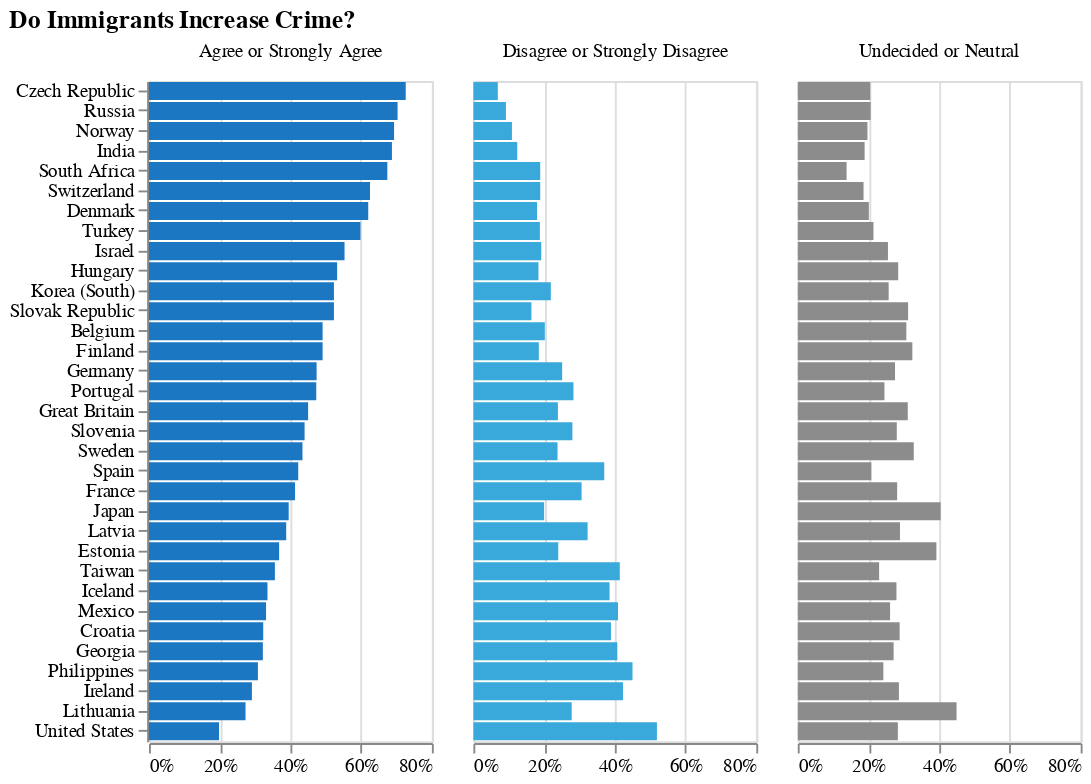

The notebook cell saved with this chart:
### Code cell
chart = (
    alt.Chart(im)
    .mark_bar()
    .encode(
        y=alt.Y('country', sort=sort, title=None),
        x=alt.X('pct', axis=alt.Axis(format='%'), title=None),
        color=alt.Color(
            'response', 
            legend=None, 
            scale=alt.Scale(range=["#1c77c3", "#39a9db", "#8C8C8C"]))
    )
    .properties(width=150, height=350)
    .facet(column=alt.Column('response', title=''))
)

chart.properties(title="Do Immigrants Increase Crime?")

### Figure 1 — Vega-Lite specification as saved in the notebook (floating-point values rounded to 4 significant figures)
{"config": {"view": {"continuousWidth": 400, "continuousHeight": 300}}, "data": {"name": "data-70bbb0c66eaec06c187a7054c1c8a72d"}, "facet": {"column": {"type": "nominal", "field": "response", "title": ""}}, "spec": {"mark": "bar", "encoding": {"color": {"type": "nominal", "field": "response", "legend": null, "scale": {"range": ["#1c77c3", "#39a9db", "#8C8C8C"]}}, "x": {"type": "quantitative", "axis": {"format": "%"}, "field": "pct", "title": null}, "y": {"type": "nominal", "field": "country", "sort": ["Czech Republic", "Russia", "Norway", "India", "South Africa", "Switzerland", "Denmark", "Turkey", "Israel", "Hungary", "Korea (South)", "Slovak Republic", "Belgium", "Finland", "Germany", "Portugal", "Great Britain", "Slovenia", "Sweden", "Spain", "France", "Japan", "Latvia", "Estonia", "Taiwan", "Iceland", "Mexico", "Croatia", "Georgia", "Philippines", "Ireland", "Lithuania", "United States"], "title": null}}, "height": 350, "width": 150}, "title": "Do Immigrants Increase Crime?", "$schema": "https://vega.github.io/schema/vega-lite/v4.8.1.json", "datasets": {"data-70bbb0c66eaec06c187a7054c1c8a72d": [{"country": "Belgium", "response": "Agree or Strongly Agree", "n": 1081, "pct": 0.491}, {"country": "Belgium", "response": "Disagree or Strongly Disagree", "n": 444, "pct": 0.202}, {"country": "Belgium", "response": "Undecided or Neutral", "n": 677, "pct": 0.307}, {"country": "Croatia", "response": "Agree or Strongly Agree", "n": 323, "pct": 0.323}, {"country": "Croatia", "response": "Disagree or Strongly Disagree", "n": 389, "pct": 0.389}, {"country": "Croatia", "response": "Undecided or Neutral", "n": 288, "pct": 0.288}, {"country": "Czech Republic", "response": "Agree or Strongly Agree", "n": 1386, "pct": 0.726}, {"country": "Czech Republic", "response": "Disagree or Strongly Disagree", "n": 131, "pct": 0.069}, {"country": "Czech Republic", "response": "Undecided or Neutral", "n": 392, "pct": 0.205}, {"country": "Denmark", "response": "Agree or Strongly Agree", "n": 821, "pct": 0.62}, {"country": "Denmark", "response": "Disagree or Strongly Disagree", "n": 238, "pct": 0.18}, {"country": "Denmark", "response": "Undecided or Neutral", "n": 266, "pct": 0.201}, {"country": "Estonia", "response": "Agree or Strongly Agree", "n": 371, "pct": 0.368}, {"country": "Estonia", "response": "Disagree or Strongly Disagree", "n": 242, "pct": 0.24}, {"country": "Estonia", "response": "Undecided or Neutral", "n": 396, "pct": 0.392}, {"country": "Finland", "response": "Agree or Strongly Agree", "n": 610, "pct": 0.491}, {"country": "Finland", "response": "Disagree or Strongly Disagree", "n": 230, "pct": 0.185}, {"country": "Finland", "response": "Undecided or Neutral", "n": 403, "pct": 0.324}, {"country": "France", "response": "Agree or Strongly Agree", "n": 833, "pct": 0.413}, {"country": "France", "response": "Disagree or Strongly Disagree", "n": 617, "pct": 0.306}, {"country": "France", "response": "Undecided or Neutral", "n": 567, "pct": 0.281}, {"country": "Georgia", "response": "Agree or Strongly Agree", "n": 482, "pct": 0.322}, {"country": "Georgia", "response": "Disagree or Strongly Disagree", "n": 610, "pct": 0.407}, {"country": "Georgia", "response": "Undecided or Neutral", "n": 406, "pct": 0.271}, {"country": "Germany", "response": "Agree or Strongly Agree", "n": 813, "pct": 0.474}, {"country": "Germany", "response": "Disagree or Strongly Disagree", "n": 431, "pct": 0.251}, {"country": "Germany", "response": "Undecided or Neutral", "n": 473, "pct": 0.275}, {"country": "Great Britain", "response": "Agree or Strongly Agree", "n": 407, "pct": 0.45}, {"country": "Great Britain", "response": "Disagree or Strongly Disagree", "n": 216, "pct": 0.239}, {"country": "Great Britain", "response": "Undecided or Neutral", "n": 281, "pct": 0.311}, {"country": "Hungary", "response": "Agree or Strongly Agree", "n": 536, "pct": 0.532}, {"country": "Hungary", "response": "Disagree or Strongly Disagree", "n": 185, "pct": 0.184}, {"country": "Hungary", "response": "Undecided or Neutral", "n": 286, "pct": 0.284}, {"country": "Iceland", "response": "Agree or Strongly Agree", "n": 363, "pct": 0.335}, {"country": "Iceland", "response": "Disagree or Strongly Disagree", "n": 417, "pct": 0.385}, {"country": "Iceland", "response": "Undecided or Neutral", "n": 302, "pct": 0.279}, {"country": "India", "response": "Agree or Strongly Agree", "n": 1051, "pct": 0.687}, {"country": "India", "response": "Disagree or Strongly Disagree", "n": 190, "pct": 0.124}, {"country": "India", "response": "Undecided or Neutral", "n": 289, "pct": 0.189}, {"country": "Ireland", "response": "Agree or Strongly Agree", "n": 353, "pct": 0.291}, {"country": "Ireland", "response": "Disagree or Strongly Disagree", "n": 514, "pct": 0.423}, {"country": "Ireland", "response": "Undecided or Neutral", "n": 348, "pct": 0.286}, {"country": "Israel", "response": "Agree or Strongly Agree", "n": 666, "pct": 0.553}, {"country": "Israel", "response": "Disagree or Strongly Disagree", "n": 231, "pct": 0.192}, {"country": "Israel", "response": "Undecided or Neutral", "n": 307, "pct": 0.255}, {"country": "Japan", "response": "Agree or Strongly Agree", "n": 488, "pct": 0.395}, {"country": "Japan", "response": "Disagree or Strongly Disagree", "n": 247, "pct": 0.2}, {"country": "Japan", "response": "Undecided or Neutral", "n": 499, "pct": 0.404}, {"country": "Korea (South)", "response": "Agree or Strongly Agree", "n": 677, "pct": 0.523}, {"country": "Korea (South)", "response": "Disagree or Strongly Disagree", "n": 284, "pct": 0.219}, {"country": "Korea (South)", "response": "Undecided or Neutral", "n": 333, "pct": 0.257}, {"country": "Latvia", "response": "Agree or Strongly Agree", "n": 388, "pct": 0.388}, {"country": "Latvia", "response": "Disagree or Strongly Disagree", "n": 323, "pct": 0.323}, {"country": "Latvia", "response": "Undecided or Neutral", "n": 289, "pct": 0.289}, {"country": "Lithuania", "response": "Agree or Strongly Agree", "n": 326, "pct": 0.273}, {"country": "Lithuania", "response": "Disagree or Strongly Disagree", "n": 332, "pct": 0.278}, {"country": "Lithuania", "response": "Undecided or Neutral", "n": 536, "pct": 0.449}, {"country": "Mexico", "response": "Agree or Strongly Agree", "n": 351, "pct": 0.331}, {"country": "Mexico", "response": "Disagree or Strongly Disagree", "n": 434, "pct": 0.409}, {"country": "Mexico", "response": "Undecided or Neutral", "n": 277, "pct": 0.261}, {"country": "Norway", "response": "Agree or Strongly Agree", "n": 1099, "pct": 0.693}, {"country": "Norway", "response": "Disagree or Strongly Disagree", "n": 173, "pct": 0.109}, {"country": "Norway", "response": "Undecided or Neutral", "n": 313, "pct": 0.197}, {"country": "Philippines", "response": "Agree or Strongly Agree", "n": 369, "pct": 0.308}, {"country": "Philippines", "response": "Disagree or Strongly Disagree", "n": 540, "pct": 0.45}, {"country": "Philippines", "response": "Undecided or Neutral", "n": 291, "pct": 0.242}, {"country": "Portugal", "response": "Agree or Strongly Agree", "n": 473, "pct": 0.473}, {"country": "Portugal", "response": "Disagree or Strongly Disagree", "n": 283, "pct": 0.283}, {"country": "Portugal", "response": "Undecided or Neutral", "n": 245, "pct": 0.245}, {"country": "Russia", "response": "Agree or Strongly Agree", "n": 1065, "pct": 0.703}, {"country": "Russia", "response": "Disagree or Strongly Disagree", "n": 139, "pct": 0.092}, {"country": "Russia", "response": "Undecided or Neutral", "n": 312, "pct": 0.206}, {"country": "Slovak Republic", "response": "Agree or Strongly Agree", "n": 605, "pct": 0.523}, {"country": "Slovak Republic", "response": "Disagree or Strongly Disagree", "n": 190, "pct": 0.164}, {"country": "Slovak Republic", "response": "Undecided or Neutral", "n": 361, "pct": 0.312}, {"country": "Slovenia", "response": "Agree or Strongly Agree", "n": 444, "pct": 0.44}, {"country": "Slovenia", "response": "Disagree or Strongly Disagree", "n": 283, "pct": 0.28}, {"country": "Slovenia", "response": "Undecided or Neutral", "n": 283, "pct": 0.28}, {"country": "South Africa", "response": "Agree or Strongly Agree", "n": 1845, "pct": 0.674}, {"country": "South Africa", "response": "Disagree or Strongly Disagree", "n": 517, "pct": 0.189}, {"country": "South Africa", "response": "Undecided or Neutral", "n": 377, "pct": 0.138}, {"country": "Spain", "response": "Agree or Strongly Agree", "n": 517, "pct": 0.422}, {"country": "Spain", "response": "Disagree or Strongly Disagree", "n": 453, "pct": 0.37}, {"country": "Spain", "response": "Undecided or Neutral", "n": 255, "pct": 0.208}, {"country": "Sweden", "response": "Agree or Strongly Agree", "n": 473, "pct": 0.434}, {"country": "Sweden", "response": "Disagree or Strongly Disagree", "n": 259, "pct": 0.238}, {"country": "Sweden", "response": "Undecided or Neutral", "n": 358, "pct": 0.328}, {"country": "Switzerland", "response": "Agree or Strongly Agree", "n": 773, "pct": 0.625}, {"country": "Switzerland", "response": "Disagree or Strongly Disagree", "n": 234, "pct": 0.189}, {"country": "Switzerland", "response": "Undecided or Neutral", "n": 230, "pct": 0.186}, {"country": "Taiwan", "response": "Agree or Strongly Agree", "n": 694, "pct": 0.356}, {"country": "Taiwan", "response": "Disagree or Strongly Disagree", "n": 809, "pct": 0.414}, {"country": "Taiwan", "response": "Undecided or Neutral", "n": 449, "pct": 0.23}, {"country": "Turkey", "response": "Agree or Strongly Agree", "n": 996, "pct": 0.598}, {"country": "Turkey", "response": "Disagree or Strongly Disagree", "n": 313, "pct": 0.188}, {"country": "Turkey", "response": "Undecided or Neutral", "n": 357, "pct": 0.214}, {"country": "United States", "response": "Agree or Strongly Agree", "n": 252, "pct": 0.198}, {"country": "United States", "response": "Disagree or Strongly Disagree", "n": 661, "pct": 0.519}, {"country": "United States", "response": "Undecided or Neutral", "n": 361, "pct": 0.283}]}}
